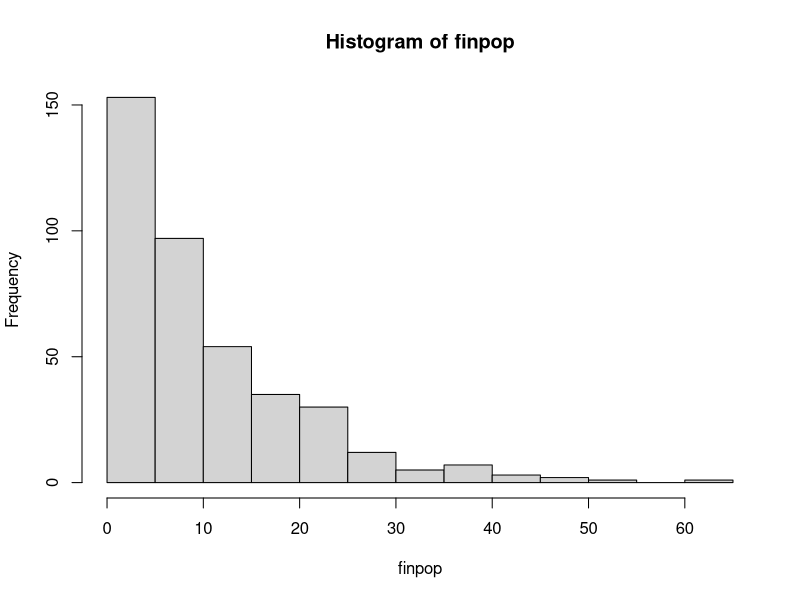
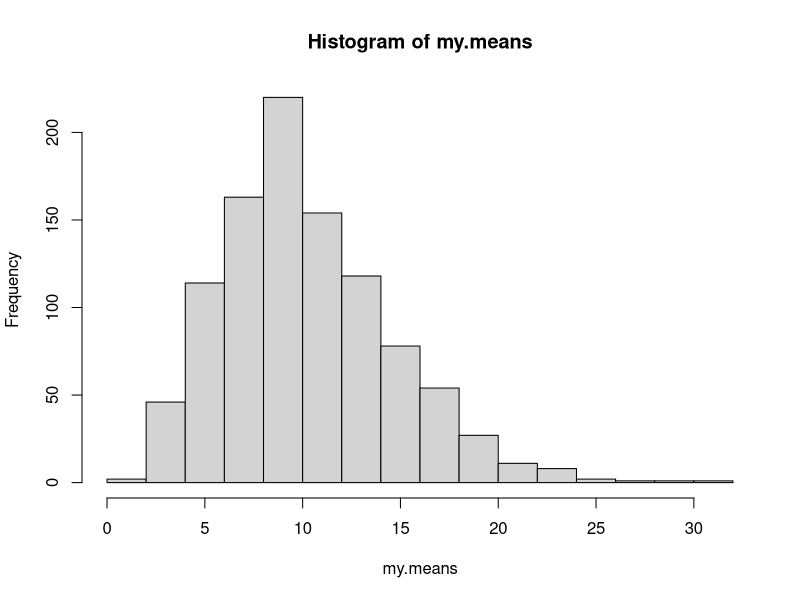
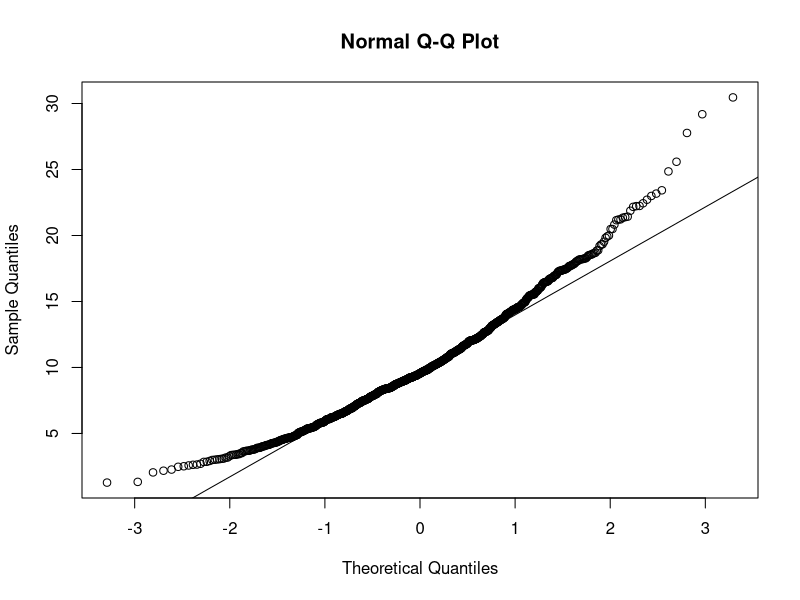

R code for these plots, in order:
N <- 400  # population size
n <- 5  # sample size
finpop <- rexp(N, 1/10) # Create a finite pop. of size N=400 from
          # Exp(1/10)
hist(finpop)   # distribution of your finite pop.
mean(finpop)   # mean (mu) of your pop.
sd(finpop)   # stdev (sigma) of your pop.
sd(finpop)/sqrt(n)   # theoretical standard error of sampling # dist. of mean(x), with replacement
sd(finpop)/sqrt(n) *  sqrt((N-n)/(N-1)) # without replacement
my.means <- numeric(1000)
for (i in 1:1000)
{
   x <- sample(finpop, n) # Random sample of size n (w/o replacement)
   my.means[i] <- mean(x) # Find mean of sample, store in my.means
}
hist(my.means)
dev.new()   # new graphics device
qqnorm(my.means)
qqline(my.means)
mean(my.means)
sd(my.means)   # estimated standard error of sampling
               # distribution
